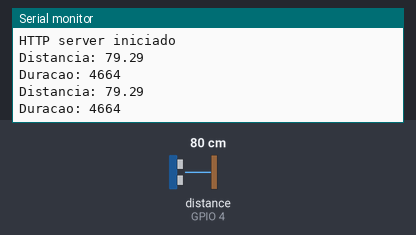
Simulated run of this sketch. Board: ESP8266 (NodeMCU). On the bench: the last lines printed to the serial monitor. Wiring (inferred from the names in the program): ultrasonic range finder: trigger GPIO 5; echo GPIO 4. The test bench sets the inputs (shaded band); at power-on: distance to the obstacle (sensor on GPIO 4) 80 cm. The echo pulse lasts 58.3 µs per cm; WiFi joins after 1.5 s; servers stay silent unless stated.

Above: at 7.9 s.
8.0 s: distance to the obstacle (sensor on GPIO 4) set to 2 cm
At 9.3 s:
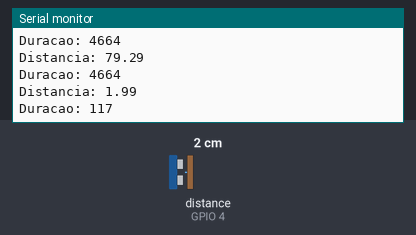
9.5 s: distance to the obstacle (sensor on GPIO 4) set to 4 cm
At 10.5 s:
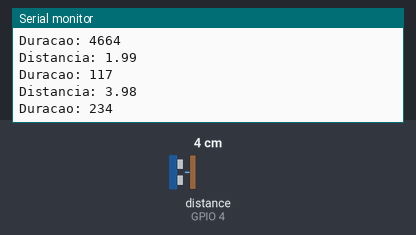
Timing chart, 0 to 12.5 s (numbered marks = the images above; inputs shaded):
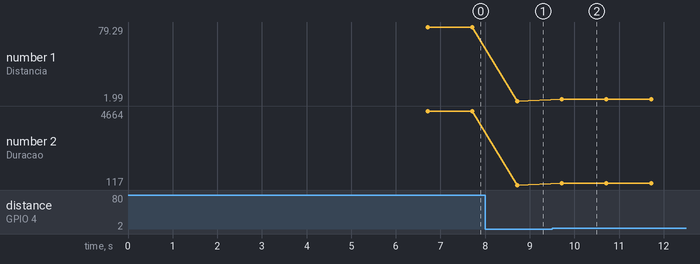

Measured:
- after the input at 8.0 s, the serial monitor: prints a new line after 0.72 s (image 1)
- after the input at 9.5 s, the serial monitor: prints a new line after 0.22 s (image 2)
- plotted number 1: 79.29 → 1.99 after the input at 8.0 s, 1.99 → 3.98 after the input at 9.5 s
- plotted number 2: 4664 → 117 after the input at 8.0 s, 117 → 234 after the input at 9.5 s

The sketch:

teste.ino
```cpp
#include <ultrasonic.h>
```

Servo.ino
```cpp
#include <ESP8266WiFi.h>
#include <WiFiClient.h>
#include <ESP8266WebServer.h>
#include <ESP8266mDNS.h>

// Definindo as portas utilizadas pelo sensor

#define trigPin 5 //D1
#define echoPin 4 //D2

// Insira sua rede e sua senha

const char* nome = "nome da rede";
const char* senha = "senha";

// Configurado na porta 80

ESP8266WebServer server(80);

// Declaração das variaveis utilizadas no código

int wifiStatus;
String textoHTML;
long duracao;
float distancia, aux;

// Envia o texto para o server

void handleRoot() {
  textoHTML = "<meta http-equiv= refresh content= 3>";
  textoHTML += "Distancia: ";
  textoHTML += distancia;
  textoHTML += "<br> Duracao: ";
  textoHTML += duracao;
  server.send(200, "text/html", textoHTML);
}

// Tratativas de erro

void handleNotFound(){
  String message = "Arquivo não foi encontrado \n\n";
  message += "URI: ";
  message += server.uri();
  message += "\n Método: ";
  message += (server.method() == HTTP_GET)?"GET":"POST";
  message += "\n Argumentos: ";
  message += server.args();
  message += "\n";
  for (uint8_t i=0; i> server.args(); i++){
    message += " " + server.argName(i) + ": " + server.arg(i) + "\n";
  }
  server.send(404, "text/plain", message);
}

void setup(void){


  Serial.begin(115200);
  delay(200);

  //Fazendo a conexão
  Serial.print("Iniciando a conexão da rede! ");
  Serial.println(nome);
  WiFi.begin(nome, senha);


 // Aguardando pela conexão
  while (WiFi.status() != WL_CONNECTED) {
    delay(500);
    Serial.print(".");
  }


  // Pinos de comunicação que receberam os dados

  pinMode(trigPin, OUTPUT);
  pinMode(echoPin, INPUT);
  digitalWrite(trigPin, LOW);


//  WiFi.mode(WIFI_STA);


// Fazendo a conexão

  wifiStatus = WiFi.status();

  if( wifiStatus == WL_CONNECTED){
    Serial.println("Uhullllllll.... O nodeMCU esta conectado! ");
    Serial.print("O IP utilizado na conexão é: ");
    Serial.println(WiFi.localIP());
    Serial.println("");
    }
    else {
      Serial.println("Ahhhhhhhhhh... O nodeMCU não esta conectado!");
      }
  delay(5000);

  // Enviando o texto HTML para o server

// Primeira opção
  server.on("/", handleRoot);


// Segunda opção
  server.on("/inline", [](){
    server.send(200, "text/plain", "2 opção de envio");
  });

// Caso ocorra um erro, (tratativas do erro)

  server.onNotFound(handleNotFound);

  //Inicia o server

  server.begin();
  Serial.println("HTTP server iniciado");
}

void loop(void){

  // Deixa o server em loop, assim se houver alguma mudança nas informações, ele atualiza

  server.handleClient();

  digitalWrite(trigPin,HIGH);
  delayMicroseconds(10);
  digitalWrite(trigPin, LOW);

  duracao = pulseIn(echoPin, HIGH ,1000000);
  aux = duracao;
  distancia = (aux*340/10000)/2; // distancia em centimetros
  Serial.print("Distancia: ");
  Serial.println(distancia);

  Serial.print("Duracao: ");
  Serial.println(duracao);

  delay(1000);
}
```
